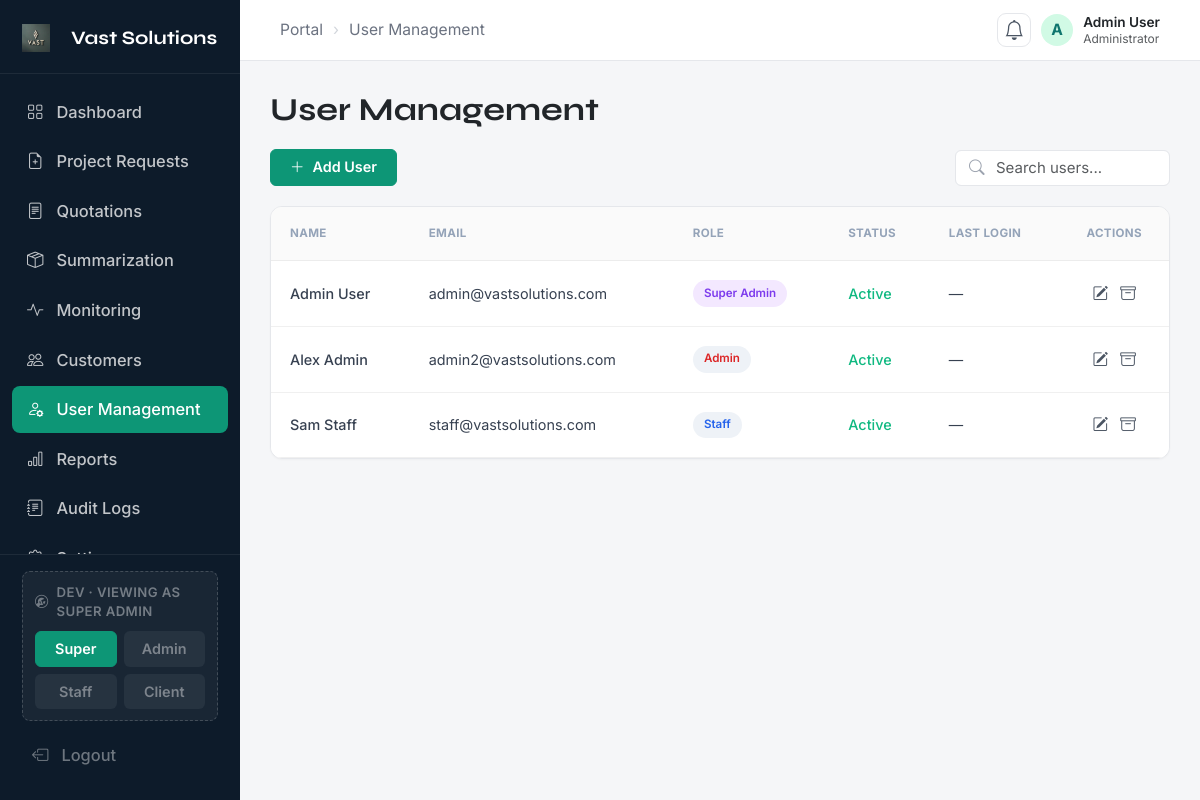
/admin/user-management.php, run on the app's committed database.
### tables this page shows
CREATE TABLE `company_settings` (
  `id`               TINYINT UNSIGNED NOT NULL DEFAULT 1,
  `company_name`     VARCHAR(150) DEFAULT 'Vast Solutions',
  `tagline`          VARCHAR(255) DEFAULT NULL,
  `email`            VARCHAR(150) DEFAULT NULL,
  `contact_number`   VARCHAR(40)  DEFAULT NULL,
  `address`          VARCHAR(255) DEFAULT NULL,
  `logo_path`        VARCHAR(255) DEFAULT NULL,
  `web_email`        VARCHAR(150) DEFAULT NULL,
  `web_phone`        VARCHAR(40)  DEFAULT NULL,
  `web_location`     VARCHAR(255) DEFAULT NULL,
  `default_markup_pct`      DECIMAL(5,2) NOT NULL DEFAULT 15.00,
  `default_contingency_pct` DECIMAL(5,2) NOT NULL DEFAULT 5.00,
  `default_service_pct`     DECIMAL(5,2) NOT NULL DEFAULT 10.00,
  `default_protection_pct`  DECIMAL(5,2) NOT NULL DEFAULT 3.00,
  `updated_at`       DATETIME NOT NULL DEFAULT CURRENT_TIMESTAMP ON UPDATE CURRENT_TIMESTAMP,
  PRIMARY KEY (`id`),
  CONSTRAINT `chk_settings_singleton` CHECK (`id` = 1)
);

CREATE TABLE `users` (
  `id`            INT UNSIGNED NOT NULL AUTO_INCREMENT,
  `full_name`     VARCHAR(120) NOT NULL,
  `email`         VARCHAR(150) NOT NULL,
  `password_hash` VARCHAR(255) NOT NULL,
  `phone`         VARCHAR(40)  DEFAULT NULL,
  `location`      VARCHAR(150) DEFAULT NULL,
  `role`          ENUM('Super Admin','Admin','Staff','Client') NOT NULL DEFAULT 'Client',
  `status`        ENUM('Active','Inactive') NOT NULL DEFAULT 'Active',
  `email_verified` TINYINT(1) NOT NULL DEFAULT 0,   
  `verified_at`   DATETIME DEFAULT NULL,
  `avatar`        VARCHAR(255) DEFAULT NULL,
  `last_login`    DATETIME DEFAULT NULL,
  `is_archived`   TINYINT(1) NOT NULL DEFAULT 0,
  `archived_at`   DATETIME DEFAULT NULL,
  `archived_by`   INT UNSIGNED DEFAULT NULL,
  `archive_reason` VARCHAR(255) DEFAULT NULL,
  `created_at`    DATETIME NOT NULL DEFAULT CURRENT_TIMESTAMP,
  `updated_at`    DATETIME NOT NULL DEFAULT CURRENT_TIMESTAMP ON UPDATE CURRENT_TIMESTAMP,
  PRIMARY KEY (`id`),
  UNIQUE KEY `uq_users_email` (`email`),
  KEY `ix_users_role` (`role`),
  KEY `ix_users_archived` (`is_archived`),
  CONSTRAINT `fk_users_archived_by` FOREIGN KEY (`archived_by`)
    REFERENCES `users` (`id`) ON DELETE SET NULL
);

### includes/db.php (called while the page is built)
<?php
function db(): PDO
{
    static $pdo = null;
    if ($pdo instanceof PDO) {
        return $pdo;
    }
    $env = static function (string $primary, string $railway, string $default): string {
        foreach ([$primary, $railway] as $key) {
            $v = getenv($key);
            if ($v !== false && trim($v) !== '') return trim($v);
        }
        return $default;
    };
    $host = $env('DB_HOST', 'MYSQLHOST',     '127.0.0.1');
    $port = (int) $env('DB_PORT', 'MYSQLPORT', '3306');
    $name = $env('DB_NAME', 'MYSQLDATABASE', 'vast_solutions');
    $user = $env('DB_USER', 'MYSQLUSER',     'root');
    $pass = $env('DB_PASS', 'MYSQLPASSWORD', '');
    $dsn = "mysql:host={$host};port={$port};dbname={$name};charset=utf8mb4";
    $pdo = new PDO($dsn, $user, $pass, [
        PDO::ATTR_ERRMODE            => PDO::ERRMODE_EXCEPTION,
        PDO::ATTR_DEFAULT_FETCH_MODE => PDO::FETCH_ASSOC,
        PDO::ATTR_EMULATE_PREPARES   => false,
    ]);
    return $pdo;
}

### includes/helpers.php (called while the page is built, shortened)
<?php
require_once __DIR__ . '/db.php';
require_once __DIR__ . '/auth.php';
function ensure_company_branding(): array
{
    static $row = null;
    if ($row !== null) return $row;
    try {
        $col = db()->query("SHOW COLUMNS FROM company_settings LIKE 'tagline'")->fetch();
        $row = db()->query("SELECT * FROM company_settings WHERE id = 1")->fetch() ?: [];
    } catch (Throwable $e) {
        $row = [];
    }
    return $row;
}
function company_name(): string
{
    $n = trim((string) (ensure_company_branding()['company_name'] ?? ''));
    return $n !== '' ? $n : 'Vast Solutions';
}
function company_logo_url(): string
{
    $base = defined('BASE_URL') ? BASE_URL : '';
    $lp = trim((string) (ensure_company_branding()['logo_path'] ?? ''));
    return $base . '/style/assets/logo.jpg';
}

### includes/auth.php (called while the page is built, shortened)
<?php
require_once __DIR__ . '/db.php';
function current_role(): string
{
    return $_SESSION['role'] ?? '';
}
function role_pages(): array
{
    $all = BACKOFFICE_ROLES;
    $adminUp = ['Super Admin', 'Admin'];
    $superOnly = ['Super Admin'];
    return [
        'dashboard'        => $all,
        'project_requests' => $all,
        'quotations'       => $all,
        'summarization'    => $all,
        'monitoring'       => $all,
        'customers'        => $all,
        'reports'          => $adminUp,
        'settings'         => $adminUp,
        'settings_self'    => $all,
        'archive'          => $adminUp,
        'user_management'  => $superOnly,
        'audit_logs'       => $superOnly,
    ];
}
function role_can(string $pageKey, ?string $role = null): bool
{
    $role  = $role ?? current_role();
    $map   = role_pages();
    $allow = $map[$pageKey] ?? BACKOFFICE_ROLES;
    return in_array($role, $allow, true);
}

### admin/user-management.php (the view, shortened to what this page needs)
<?php
require_once __DIR__ . '/../includes/auth.php';
$active_page = 'user_management';
$user_name = $_SESSION['full_name'] ?? 'Admin User';
require_once __DIR__ . '/../includes/helpers.php';
$sysUsers = db()->query(
    "SELECT * FROM users WHERE role IN ('Super Admin','Admin','Staff') AND is_archived = 0
      ORDER BY FIELD(role,'Super Admin','Admin','Staff'), full_name"
)->fetchAll();
?>
<!DOCTYPE html>
<html lang="en">
<head>
    <link href="https://cdn.jsdelivr.net/npm/bootstrap@5.3.3/dist/css/bootstrap.min.css" rel="stylesheet">
    <link rel="stylesheet" href="https://cdn.jsdelivr.net/npm/bootstrap-icons@1.11.3/font/bootstrap-icons.min.css">
    <link rel="stylesheet" href="admin.css">
</head>
<body>
    <?php include 'sidebar.php'; ?>
    <div class="main">
        <div class="topbar">
            <div class="d-flex justify-content-between align-items-center w-100">
                <div class="d-flex align-items-center gap-2">
                    <a href="#">Portal</a>
                    <span class="sep">›</span>
                    <span>User Management</span>
                </div>
                <div class="d-flex align-items-center gap-2">
                    <?php include __DIR__ . '/../includes/notif_bell.php'; ?>
                    <div class="user-avatar-sm">
                        <?= strtoupper(substr($user_name, 0, 1)); ?>
                    </div>
                    <div class="lh-sm">
                        <div class="fw-semibold small text-dark"><?= htmlspecialchars($user_name); ?></div>
                        <div class="text-muted" style="font-size: 12px;">Administrator</div>
                    </div>
                </div>
            </div>
        </div>
        <div class="page-content container-fluid py-4 px-4">
            <div class="d-flex justify-content-between align-items-center mb-3 flex-wrap gap-2">
                <h1 class="page-title mb-0">User Management</h1>
            </div>
            <div class="d-flex justify-content-between align-items-center mb-3 flex-wrap gap-3">
                <button type="button" class="customer-btn" data-bs-toggle="modal" data-bs-target="#addUserModal">
                    <i class="bi bi-plus-lg"></i>
                    <span>Add User</span>
                </button>
                <div class="user-search-wrap">
                    <i class="bi bi-search user-search-icon"></i>
                    <input type="text" class="form-control user-search" placeholder="Search users...">
                </div>
            </div>
            <div class="user-card">
                <div class="table-responsive">
                    <table class="table align-middle mb-0 user-table">
                        <thead>
                            <tr>
                                <th>NAME</th>
                                <th>EMAIL</th>
                                <th>ROLE</th>
                                <th>STATUS</th>
                                <th>LAST LOGIN</th>
                                <th class="text-center">ACTIONS</th>
                            </tr>
                        </thead>
                        <tbody>
                            <?php if (empty($sysUsers)): ?>
                            <tr><td colspan="6" class="text-center text-muted py-4">No users yet.</td></tr>
                            <?php else: foreach ($sysUsers as $usr):
                                $roleCls = $usr['role'] === 'Super Admin' ? 'role-superadmin'
                                         : ($usr['role'] === 'Admin' ? 'role-admin' : 'role-staff');
                                $stCls = $usr['status'] === 'Active' ? 'status-active' : 'status-inactive';
                            ?>
                            <tr>
                                <td class="user-name"><?= htmlspecialchars($usr['full_name']) ?></td>
                                <td class="user-email"><?= htmlspecialchars($usr['email']) ?></td>
                                <td><span class="user-role-badge <?= $roleCls ?>"><?= htmlspecialchars($usr['role']) ?></span></td>
                                <td><span class="user-status <?= $stCls ?>"><?= htmlspecialchars($usr['status']) ?></span></td>
                                <td class="user-last-login"><?= $usr['last_login'] ? date('M d, Y', strtotime($usr['last_login'])) : '—' ?></td>
                                <td class="text-center">
                                    <div class="user-actions">
                                        <a href="#" class="user-action edit-user-btn" data-bs-toggle="modal" data-bs-target="#editUserModal"
                                           data-id="<?= (int) $usr['id'] ?>"
                                           data-name="<?= htmlspecialchars($usr['full_name']) ?>"
                                           data-email="<?= htmlspecialchars($usr['email']) ?>"
                                           data-phone="<?= htmlspecialchars($usr['phone'] ?? '') ?>"
                                           data-role="<?= htmlspecialchars($usr['role']) ?>"
                                           data-status="<?= htmlspecialchars($usr['status']) ?>">
                                            <i class="bi bi-pencil-square"></i>
                                        </a>
                                        <a href="#" class="user-action archive-user-btn" data-bs-toggle="modal" data-bs-target="#archiveUserModal"
                                           data-id="<?= (int) $usr['id'] ?>" data-name="<?= htmlspecialchars($usr['full_name']) ?>">
                                            <i class="bi bi-archive"></i>
                                        </a>
                                    </div>
                                </td>
                            </tr>
                            <?php endforeach; endif; ?>
                        </tbody>
                    </table>
                </div>
            </div>
        </div>
    </div>
    <div class="toast-container position-fixed bottom-0 end-0 p-3">
    </div>
</body>
</html>

### admin/sidebar.php (shortened to what this page needs)
<aside class="sidebar">
  <a class="sidebar-brand" href="admin-dashboard.php">
  <img src="<?= function_exists('company_logo_url') ? htmlspecialchars(company_logo_url()) : '../style/assets/logo.jpg' ?>" alt="Logo" style="width:28px; height:28px; object-fit:contain; margin-right:10px;">
  <?= function_exists('company_name') ? htmlspecialchars(company_name()) : 'Vast Solutions' ?>
</a>
  <nav class="sidebar-nav">
    <?php $rc = function_exists('role_can') ? 'role_can' : fn($k) => true;  ?>
    <?php if ($rc('dashboard')): ?>
    <a href="admin-dashboard.php" class="nav-item <?= $active_page === 'dashboard' ? 'active' : '' ?>">
      <i class="bi bi-grid"></i>
      <span>Dashboard</span>
    </a>
    <?php endif; ?>
    <?php if ($rc('project_requests')): ?>
    <a href="project-requests.php" class="nav-item <?= $active_page === 'project_requests' ? 'active' : '' ?>">
      <i class="bi bi-file-earmark-plus"></i>
      <span>Project Requests</span>
    </a>
    <?php endif; ?>
    <?php if ($rc('quotations')): ?>
    <a href="quotations.php" class="nav-item <?= $active_page === 'quotations' ? 'active' : '' ?>">
      <i class="bi bi-file-text"></i>
      <span>Quotations</span>
    </a>
    <?php endif; ?>
    <?php if ($rc('summarization')): ?>
    <a href="summarization.php" class="nav-item <?= $active_page === 'summarization' ? 'active' : '' ?>">
      <i class="bi bi-box-seam"></i>
      <span>Summarization</span>
    </a>
    <?php endif; ?>
    <?php if ($rc('monitoring')): ?>
    <a href="monitoring.php" class="nav-item <?= $active_page === 'monitoring' ? 'active' : '' ?>">
      <i class="bi bi-activity"></i>
      <span>Monitoring</span>
    </a>
    <?php endif; ?>
    <?php if ($rc('customers')): ?>
    <a href="customers.php" class="nav-item <?= $active_page === 'customers' ? 'active' : '' ?>">
      <i class="bi bi-people"></i>
      <span>Customers</span>
    </a>
    <?php endif; ?>
    <?php if ($rc('user_management')): ?>
    <a href="user-management.php" class="nav-item <?= $active_page === 'user_management' ? 'active' : '' ?>">
      <i class="bi bi-person-gear"></i>
      <span>User Management</span>
    </a>
    <?php endif; ?>
    <?php if ($rc('reports')): ?>
    <a href="reports.php" class="nav-item <?= $active_page === 'reports' ? 'active' : '' ?>">
      <i class="bi bi-bar-chart"></i>
      <span>Reports</span>
    </a>
    <?php endif; ?>
    <?php if ($rc('audit_logs')): ?>
    <a href="audit.php" class="nav-item <?= $active_page === 'audit_logs' ? 'active' : '' ?>">
      <i class="bi bi-journal-text"></i>
      <span>Audit Logs</span>
    </a>
    <?php endif; ?>
    <?php if ($rc('settings_self')): ?>
    <a href="settings.php" class="nav-item <?= $active_page === 'settings' ? 'active' : '' ?>">
      <i class="bi bi-gear"></i>
      <span>Settings</span>
    </a>
    <?php endif; ?>
  </nav>
  <div class="sidebar-footer">
    <?php if (defined('DEV_MODE') && DEV_MODE && empty($_SESSION['real_login'])): $dv = $_SESSION['dev_active'] ?? 'superadmin'; ?>
    <div class="dev-switch">
      <div class="dev-switch-label">
        <i class="bi bi-wrench-adjustable-circle"></i>
        DEV · viewing as <?= htmlspecialchars($_SESSION['role'] ?? 'Super Admin') ?>
      </div>
      <div class="dev-switch-btns">
        <a href="admin-dashboard.php?dev_user=superadmin"
           class="dev-switch-btn <?= $dv === 'superadmin' ? 'active' : '' ?>">Super</a>
        <a href="admin-dashboard.php?dev_user=admin"
           class="dev-switch-btn <?= $dv === 'admin' ? 'active' : '' ?>">Admin</a>
        <a href="admin-dashboard.php?dev_user=staff"
           class="dev-switch-btn <?= $dv === 'staff' ? 'active' : '' ?>">Staff</a>
        <a href="../user-dashboard/dashboard.php?dev_user=client"
           class="dev-switch-btn <?= $dv === 'client' ? 'active' : '' ?>">Client</a>
      </div>
    </div>
    <?php endif; ?>
    <a href="<?= BASE_URL ?>/logout.php" class="logout-btn">
      <i class="bi bi-box-arrow-left"></i>
      <span>Logout</span>
    </a>
  </div>
</aside>

### data on the page
company_settings: company_name "Vast Solutions"
users: full_name "Admin User", email "admin@vastsolutions.com", role "Super Admin", status "Active"
users: full_name "Alex Admin", email "admin2@vastsolutions.com", role "Admin", status "Active"
users: full_name "Sam Staff", email "staff@vastsolutions.com", role "Staff", status "Active"

### other printed values
$_SESSION['role'] "SUPER ADMIN"
substr($user_name, 0, 1) "A"
$user_name "Admin User"
